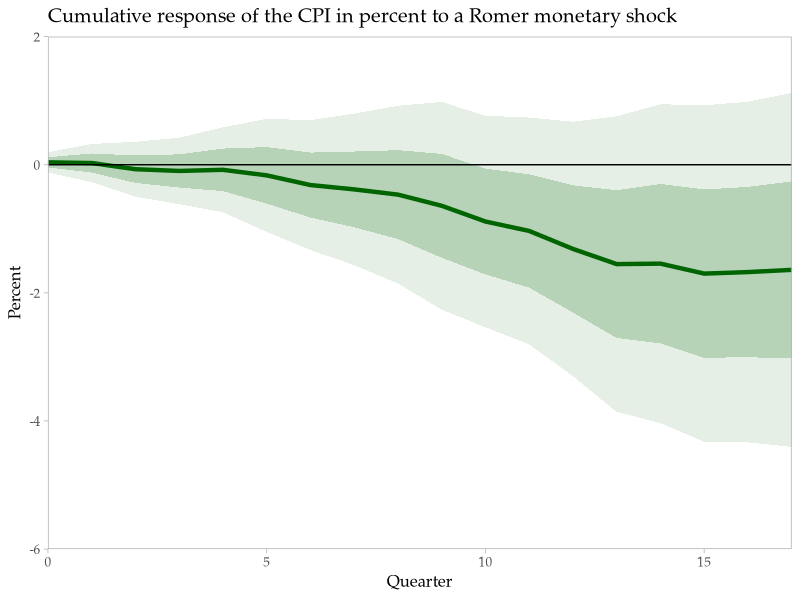
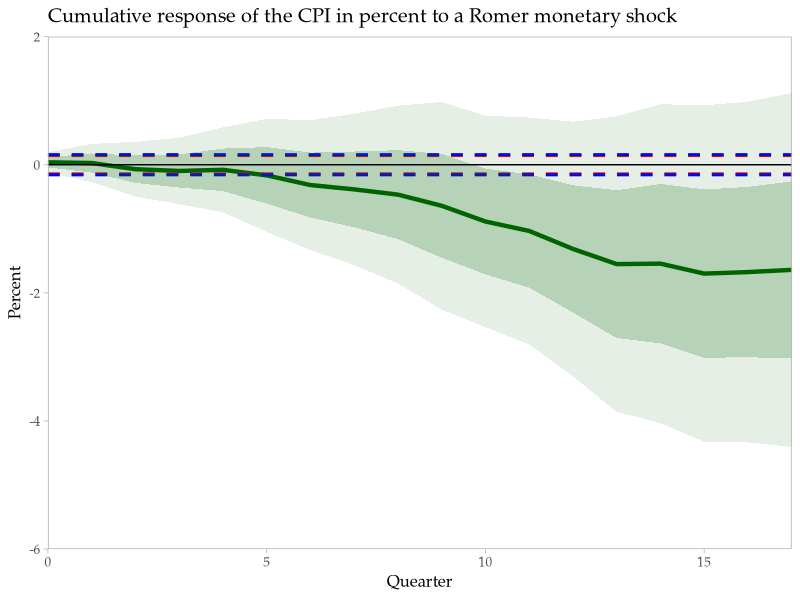

These charts were generated, in order, by the following R code:
## ---- chunk 1
knitr::opts_chunk$set(
  eval    = TRUE,
  echo    = TRUE,
  warning = FALSE,
  message = FALSE
)
## ---- chunk 2
library(tidyverse) # for data processing and plotting
library(broom)     # for tidying regression output
library(haven)     # for reading Stata .dta files
library(dynlm)     # for running dynamic regressions with leads and lags
library(sandwich)  # for Newey-West standard errors
library(lmtest)    # for coefficient tests
library(car)       # for linear hypothesis tests
## ---- chunk 3
H     <- 17    # IRF horizon
pval  <- 0.05  # p-value
lags  <- 6     # lags to be used in LP regressions
nwlag <- H     # lags to be used in Newey-West
block <- H     # bootstrap block size
## ---- chunk 4
smpl_start <- ymd("1985-01-01")
smpl_end   <- ymd("2007-12-31")
## ---- chunk 5
df_raw <- read_dta("data/aggregatedata_final.dta")
## ---- chunk 6
df <- df_raw %>%
  mutate(
    date   = observation_date,
    dlcpi  = 100 * dlcpi, # scale to work in percent
    lcpi   = 100 * lcpi   # scale to work in percent
  ) %>% 
  select(date, lcpi, rr_shock, dlcpi, dlrgdp, dstir) %>% 
  rename(
    y = lcpi,      # response 
    z = rr_shock   # instrument
  ) %>% 
  filter(between(date, smpl_start, smpl_end))

df_fwd <- df %>% 
  bind_cols(
    map_dfc(0:17, ~ df %>%
             transmute(!!paste0("ldy", .x) := lead(y, .x) - lag(y, 1)))
  )
## ---- chunk 7
formula_x = "1 + L(dlrgdp, 1:lags) + L(dlcpi, 1:lags) + L(dstir, 1:lags)"
## ---- chunk 8
formula_z <- paste0("z ~ ", formula_x) %>% as.formula()

model_z <- dynlm(formula_z, data = df_fwd %>% ts())

df_r_z <- model_z$residuals %>% 
  as_tibble() %>% 
  rename(r_z = 1)
## ---- chunk 9
mat_r_y <- matrix(NA, length(df_r_z$r_z), H+1)

for (i in 0:H) {
  
  formula_y <- paste0("ldy", i, "~ ", formula_x) %>%  as.formula()
  model_y   <- dynlm(formula_y, data = df_fwd %>% ts())
  
  if (i == 0) {
    mat_r_y[ , i+1] <- model_y$residuals %>% as.vector()
  } else{
    mat_r_y[ , i+1] <- c(model_y$residuals %>% as.vector(), rep(NA, i))
  }

}

df_r_y <- mat_r_y %>% 
  as_tibble()

colnames(df_r_y) <- paste0("r_fy", 0:H)
## ---- chunk 10
df_r_yz <- df_r_y %>% 
  bind_cols(df_r_z) %>% 
  mutate(date = 1:n()) 
## ---- chunk 11
mat_lp <- matrix(data = NA, ncol = 7, nrow = H+1)  # matrix to store estimation results

for (i in 0:H) {
  
  formula_r_y <- paste0("r_fy", i, " ~ r_z -1") %>% as.formula()
  lp_fit      <- dynlm(formula_r_y, data = df_r_yz %>% ts())
  
  nw_se     <- sqrt(diag(NeweyWest(lp_fit, lag = i)))
  n         <- length(lp_fit$residuals)
  nw_se_adj <- nw_se * sqrt((n - 1) / (n - 20))

  beta_i      <- lp_fit$coefficients["r_z"]
  se_beta_i   <-  nw_se_adj["r_z"]
  
  mat_lp[i+1, 1] <- i
  mat_lp[i+1, 2] <- beta_i
  mat_lp[i+1, 3] <- se_beta_i
  mat_lp[i+1, 4] <- beta_i + 1 * se_beta_i
  mat_lp[i+1, 5] <- beta_i - 1 * se_beta_i
  mat_lp[i+1, 6] <- beta_i + 2 * se_beta_i
  mat_lp[i+1, 7] <- beta_i - 2 * se_beta_i

}

df_lp <- mat_lp %>% 
  as_tibble()

colnames(df_lp) <- 
  c("horizon", "mid", "se", "up1sd", "down1sd", "up2sd", "down2sd")
## ---- chunk 12
df_lp %>% 
  ggplot(aes(x = horizon)) +
  geom_line(aes(y = mid), color = 'darkgreen', size = 1.5) +
  geom_ribbon(aes(ymin = down1sd, ymax = up1sd),
              fill = "darkgreen", linetype = 0, alpha = 0.2) +
  geom_ribbon(aes(ymin = down2sd, ymax = up2sd),
              fill = "darkgreen", linetype = 0, alpha = 0.1) +
  scale_x_continuous(expand = c(0,0), breaks = seq(0, H, 5)) +
  scale_y_continuous(expand = c(0,0), limits = c(-6, 2)) +
  labs(
    x = "Quearter",
    y = "Percent",
    title = "Cumulative response of the CPI in percent to a Romer monetary shock",
  ) +
  geom_hline(aes(yintercept = 0)) +
  theme_light(12, base_family = "Palatino Linotype") +
  theme(
    panel.grid.major = element_blank(),
    panel.grid.minor = element_blank()
  )
## ---- chunk 13
gamma      <- df_r_yz$r_z^2
gamma_mean <- mean(gamma)

eta        <- df_r_yz$r_fy0 * df_r_yz$r_z^2
model_eta  <- lm(eta ~ 1)
nw_se_eta  <- sqrt(diag(NeweyWest(model_eta, lag = nwlag)))
seta       <- nw_se_eta["(Intercept)"]

sbeta      <- seta/gamma_mean

bju <- qnorm(1 - (pval / (2 * (H + 1)))) * sbeta
bjd <- -bju
## ---- chunk 14
set.seed(12345)   # for replication
n         <- length(df_r_yz$r_fy0)
block_id  <- floor((1:n + block - 1) / block)

model_eta <- lm(eta ~ 1)
nw_se_eta <- sqrt(diag(vcovBS(model_eta, cluster = block_id, R = 1000)))
seta      <- nw_se_eta["(Intercept)"]

sbeta     <- seta/gamma_mean

bootju <- qnorm(1 - (pval / (2 * (H + 1)))) * sbeta
bootjd <- -bootju
## ---- chunk 15
df_sb <- tibble(
  bju    = rep(bju, H+1),
  bjd    = rep(bjd, H+1),
  bootju = rep(bootju, H+1),
  bootjd = rep(bootjd, H+1)
)
## ---- chunk 16
df_lp %>% 
  bind_cols(df_sb) %>% 
  ggplot(aes(x = horizon)) +
  geom_line(aes(y = mid), color = 'darkgreen', size = 1.5) +
  geom_line(aes(y = bju), color = "red", linetype = 2, size = 1) +
  geom_line(aes(y = bjd), color = "red", linetype = 2, size = 1) +
  geom_line(aes(y = bootju), color = "blue", linetype = 2, size = 1) +
  geom_line(aes(y = bootjd), color = "blue", linetype = 2, size = 1) +
  geom_ribbon(aes(ymin = down1sd, ymax = up1sd),
              fill = "darkgreen", linetype = 0, alpha = 0.2) +
  geom_ribbon(aes(ymin = down2sd, ymax = up2sd),
              fill = "darkgreen", linetype = 0, alpha = 0.1) +
  scale_x_continuous(expand = c(0,0), breaks = seq(0, H, 5)) +
  scale_y_continuous(expand = c(0,0), limits = c(-6, 2)) +
  labs(
    x = "Quearter",
    y = "Percent",
    title = "Cumulative response of the CPI in percent to a Romer monetary shock",
  ) +
  geom_hline(aes(yintercept = 0)) +
  theme_light(12, base_family = "Palatino Linotype") +
  theme(
    panel.grid.major = element_blank(),
    panel.grid.minor = element_blank()
  )
## ---- chunk 17
df_r_yz_long <- df_r_yz %>%
  pivot_longer(-c(date, r_z), names_to = "horizon", values_to = "r_fy") %>%
  mutate(
    horizon = as.factor(gsub("^r_fy", "", horizon))
  ) %>% 
  select(date, horizon, r_fy, r_z)
## ---- chunk 18
library(plm)  # to estimate panel data models

plm_model <- plm(r_fy ~ factor(horizon):r_z, data = df_r_yz_long, index = c("horizon", "date"), model = "within")
## ---- chunk 19
hypothesis <- sapply(0:H, function(i) paste0("factor(horizon)", i, ":r_z = 0"))

linearHypothesis(plm_model, hypothesis, vcov. = function(x) vcovSCC(x, maxlag=nwlag))
